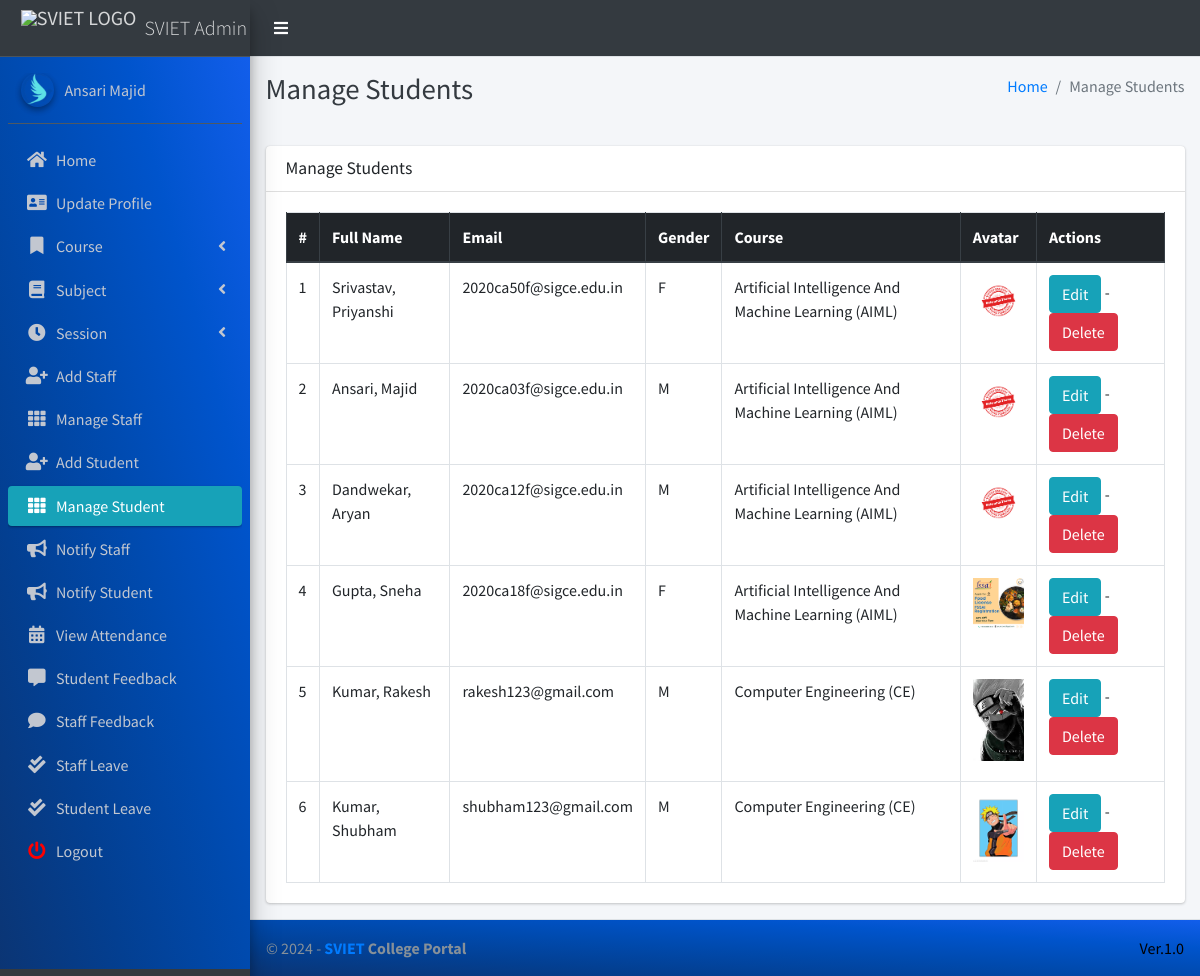
Page /student/manage/ (signed in) on the committed database.
### main_app/models.py (models this page shows, shortened)
class CustomUser(AbstractUser):
    USER_TYPE = ((1, "HOD"), (2, "Staff"), (3, "Student"))
    GENDER = [("M", "Male"), ("F", "Female")]
    username = None  # Removed username, using email instead
    email = models.EmailField(unique=True)
    user_type = models.CharField(default=1, choices=USER_TYPE, max_length=1)
    gender = models.CharField(max_length=1, choices=GENDER)
    profile_pic = models.ImageField()
    address = models.TextField()
    fcm_token = models.TextField(default="")  # For firebase notifications
    created_at = models.DateTimeField(auto_now_add=True)
    updated_at = models.DateTimeField(auto_now=True)
    USERNAME_FIELD = "email"
    REQUIRED_FIELDS = []
    objects = CustomUserManager()
    def __str__(self):
        return  self.first_name + " " + self.last_name

class Student(models.Model):
    admin = models.OneToOneField(CustomUser, on_delete=models.CASCADE)
    course = models.ForeignKey(Course, on_delete=models.DO_NOTHING, null=True, blank=False)
    session = models.ForeignKey(Session, on_delete=models.DO_NOTHING, null=True)

class Course(models.Model):
    name = models.CharField(max_length=120)
    created_at = models.DateTimeField(auto_now_add=True)
    updated_at = models.DateTimeField(auto_now=True)

### main_app/hod_views.py (the view)
# urls.py: path("student/manage/", hod_views.manage_student, name='manage_student'),
def manage_student(request):
    students = CustomUser.objects.filter(user_type=3)
    context = {
        'students': students,
        'page_title': 'Manage Students'
    }
    return render(request, "hod_template/manage_student.html", context)

### main_app/templates/hod_template/manage_student.html
{% extends 'main_app/base.html' %}
{% load static %}
{% block page_title %}{{page_title}}{% endblock page_title %}
{% block content %}
<section class="content">
    <div class="container-fluid">
        <div class="row">
            <div class="col-md-12">
                <div class="card">
                    <div class="card-header">
                        <h3 class="card-title">{{page_title}}</h3>
                    </div>
                    <div class="card-body">
                        <table id="example2" class="table table-bordered table-hover">
                            <thead class="thead-dark">
                                <tr>
                                    <th>#</th>
                                    <th>Full Name</th>
                                    <th>Email</th>
                                    <th>Gender</th>
                                    <th>Course</th>
                                    <th>Avatar</th>
                                    <th>Actions</th>
                                </tr>
                            </thead>
                            <tbody>
                                {% for student in students %}
                                <tr>
                                    <td>{{ forloop.counter }}</td>
                                    <td>{{student.last_name}}, {{student.first_name}}</td>
                                    <td>{{student.email}}</td>
                                    <td>{{student.gender}}</td>
                                    <td>{{student.student.course.name}}</td>
                                    <td>
                                        {% if student.profile_pic == ""  %}
                                        No Image
                                        {% else %}
                                        <img class="img img-fluid mb-2" height="56" width="56"
                                            src="{{student.profile_pic}}" alt="">
                                        {% endif %}
                                    </td>
                                    <td><a href="{% url 'edit_student' student.student.id %}" class="btn btn-info">Edit</a> -
                                        <a href="{% url 'delete_student' student.student.id %}" class="btn btn-danger" onclick="return confirm('Are you sure about this ?')">Delete</a>
                                    </td>
                                </tr>
                                {% endfor %}
                            </tbody>
                        </table>
                    </div>
                </div>
            </div>
        </div>
    </div>
</section>
{% endblock content %}

### main_app/templates/main_app/sidebar_template.html (shortened to what this page needs)
{% load static %}
<aside class="main-sidebar sidebar-dark-info elevation-4">
    {% if request.user.user_type == '1' %}
    <a href="{% url 'admin_home' %}" class="brand-link">
        <img src="{% static 'dist/img/virus.png' %} " alt="SVIET LOGO"
            class="brand-image " >
        <span class="brand-text font-weight-light" >SVIET Admin Panel</span>
    </a>
    <div class="sidebar" style="background-image: linear-gradient(to right top, #0b3574, #033f91, #004aae, #0054cc, #125eeb);">
        <div class="user-panel mt-3 pb-3 mb-3 d-flex">
            <div class="image">
                <img src="{{ request.user.profile_pic}}" class="img-circle elevation-2" alt="User Image">
            </div>
            <div class="info">
                <a href="#" class="d-block">{{user}}</a>
            </div>
        </div>
        <nav class="mt-2">
            <ul class="nav nav-pills nav-sidebar flex-column" data-widget="treeview" role="menu" data-accordion="false">
                <li class="nav-item">
                    {% url 'admin_home' as admin_home %}
                    <a href="{{admin_home}}" class="nav-link {% if admin_home == request.path %} active {% endif %}">
                        <i class="nav-icon fas fa-home"></i>
                        <p>
                            Home
                        </p>
                    </a>
                </li>
                <li class="nav-item">
                    {% url 'admin_view_profile' as admin_view_profile %}
                    <a href="{{admin_view_profile}}"
                        class="nav-link {% if admin_view_profile == request.path %} active {% endif %}">
                        <i class="nav-icon fas fa-address-card"></i>
                        <p>
                            Update Profile
                        </p>
                    </a>
                </li>
                <li class="nav-item has-treeview">
                    <a href="#" class="nav-link" >
                        <i class="nav-icon fas fa-bookmark"></i>
                        <p>
                            Course
                            <i class="fas fa-angle-left right"></i>
                        </p>
                    </a>
                </li>
                <li class="nav-item has-treeview">
                    <a href="#" class="nav-link">
                        <i class="nav-icon fas fa-book"></i>
                        <p>
                            Subject
                            <i class="fas fa-angle-left right"></i>
                        </p>
                    </a>
                </li>
                <li class="nav-item has-treeview">
                    <a href="#" class="nav-link">
                        <i  class="nav-icon fas fa-clock"></i>
                        <p>
                            Session
                            <i class="fas fa-angle-left right"></i>
                        </p>
                    </a>
                </li>
                <li class="nav-item">
                    {% url 'add_staff' as add_staff %}
                    <a href="{{add_staff}}" class="nav-link {% if add_staff == request.path %} active {% endif %}">
                        <i class="nav-icon fas fa-user-plus"></i>
                        <p>
                            Add Staff
                        </p>
                    </a>
                </li>
                <li class="nav-item">
                    {% url 'manage_staff' as manage_staff %}
                    {% url 'edit_staff' staff_id as edit_staff %}
                    <a href="{{manage_staff}}"
                        class="nav-link {% if manage_staff == request.path or request.path == edit_staff %} active {% endif %}">
                        <i class="nav-icon fas fa-th"></i>
                        <p>
                            Manage Staff
                        </p>
                    </a>
                </li>
                <li class="nav-item">
                    {% url 'add_student' as add_student%}
                    <a href="{{add_student}}" class="nav-link  {% if add_student == request.path %} active {% endif %}">
                        <i class="nav-icon fas fa-user-plus"></i>
                        <p>
                            Add Student
                        </p>
                    </a>
                </li>
                <li class="nav-item">
                    {% url 'manage_student' as manage_student %}
                    {% url 'edit_student' student_id as edit_student %}
                    <a href="{{manage_student}}"
                        class="nav-link  {% if edit_student == request.path or manage_student == request.path %} active {% endif %}">
                        <i class="nav-icon fas fa-th"></i>
                        <p>
                            Manage Student
                        </p>
                    </a>
                </li>
                <li class="nav-item">
                    {% url 'admin_notify_staff' as admin_notify_staff %}
                    <a href="{{admin_notify_staff}}"
                        class="nav-link {% if admin_notify_staff == request.path %} active {% endif %}">
                        <i class="nav-icon fas fa-bullhorn"></i>
                        <p>
                            Notify Staff
                        </p>
                    </a>
                </li>
                <li class="nav-item">
                    {% url 'admin_notify_student' as admin_notify_student %}
                    <a href="{{admin_notify_student}}"
                        class="nav-link {% if admin_notify_student == request.path %} active {% endif %}">
                        <i class="nav-icon fas fa-bullhorn"></i>
                        <p>
                            Notify Student
                        </p>
                    </a>
                </li>
                <li class="nav-item">
                    {% url 'admin_view_attendance' as admin_view_attendance %}
                <li class="nav-item">
                    <a href="{{admin_view_attendance}}"
                        class="nav-link  {% if admin_view_attendance == request.path %} active {% endif %}">
                        <i class="nav-icon fas fa-calendar-alt"></i>
                        <p>
                            View Attendance
                        </p>
                    </a>
                </li>
                <li class="nav-item">
                    {% url 'student_feedback_message' as student_feedback_message %}
                    <a href="{{ student_feedback_message }}"
                        class="nav-link  {% if student_feedback_message == request.path %} active {% endif %}">
                        <i class="nav-icon fas fa-comment-alt"></i>
                        <p>
                            Student Feedback
                        </p>
                    </a>
                </li>
                <li class="nav-item">
                    {% url 'staff_feedback_message' as staff_feedback_message %}
                    <a href="{{staff_feedback_message}}"
                        class="nav-link   {% if staff_feedback_message == request.path %} active {% endif %}">
                        <i  class="nav-icon fas fa-comment"></i>
                        <p>
                            Staff Feedback
                        </p>
                    </a>
                </li>
                <li class="nav-item">
                    {% url 'view_staff_leave' as view_staff_leave %}
                    <a href="{{view_staff_leave}}"
                        class="nav-link  {% if view_staff_leave == request.path %} active {% endif %}">
                        <i  class="nav-icon fas fa-check-double"></i>
                        <p>
                            Staff Leave
                        </p>
                    </a>
                </li>
                <li class="nav-item">
                    {% url 'view_student_leave' as view_student_leave %}
                    <a href="{% url 'view_student_leave' %}"
                        class="nav-link  {% if view_student_leave == request.path %} active {% endif %}">
                        <i  class="nav-icon fas fa-check-double"></i>
                        <p>
                            Student Leave
                        </p>
                    </a>
                </li>
                                        {% endif %}
                                        <li class="nav-item">
                                            <a href="{% url 'user_logout' %}"
                                                onclick="return confirm('Your session would be terminated.\n\nProceed?')"
                                                class="nav-link">
                                                <i  style="color: #ff0000"  class="nav-icon fas fa-power-off"></i>
                                                <p>
                                                    Logout
                                                </p>
                                            </a>
                                        </li>
                                    </ul>
                                </nav>
                            </div>
</aside>

### rows in the picture
CustomUser: user.profile_pic (picture), first_name+last_name "Ansari Majid"
CustomUser: last_name "Srivastav", first_name "Priyanshi", email "2020ca50f@sigce.edu.in", gender "F", student.course.name "Artificial Intelligence And Machine Learning (AIML)"
CustomUser: last_name "Ansari", first_name "Majid", email "2020ca03f@sigce.edu.in", gender "M", student.course.name "Artificial Intelligence And Machine Learning (AIML)"
CustomUser: last_name "Dandwekar", first_name "Aryan", email "2020ca12f@sigce.edu.in", gender "M", student.course.name "Artificial Intelligence And Machine Learning (AIML)"
CustomUser: last_name "Gupta", first_name "Sneha", email "2020ca18f@sigce.edu.in", gender "F", student.course.name "Artificial Intelligence And Machine Learning (AIML)", shows a picture
CustomUser: last_name "Kumar", first_name "Rakesh", email "rakesh123@gmail.com", gender "M", student.course.name "Computer Engineering (CE)", profile_pic (picture)
CustomUser: last_name "Kumar", first_name "Shubham", email "shubham123@gmail.com", gender "M", student.course.name "Computer Engineering (CE)", profile_pic (picture)

### other values in the picture
{{ page_title }} "Manage Students"
